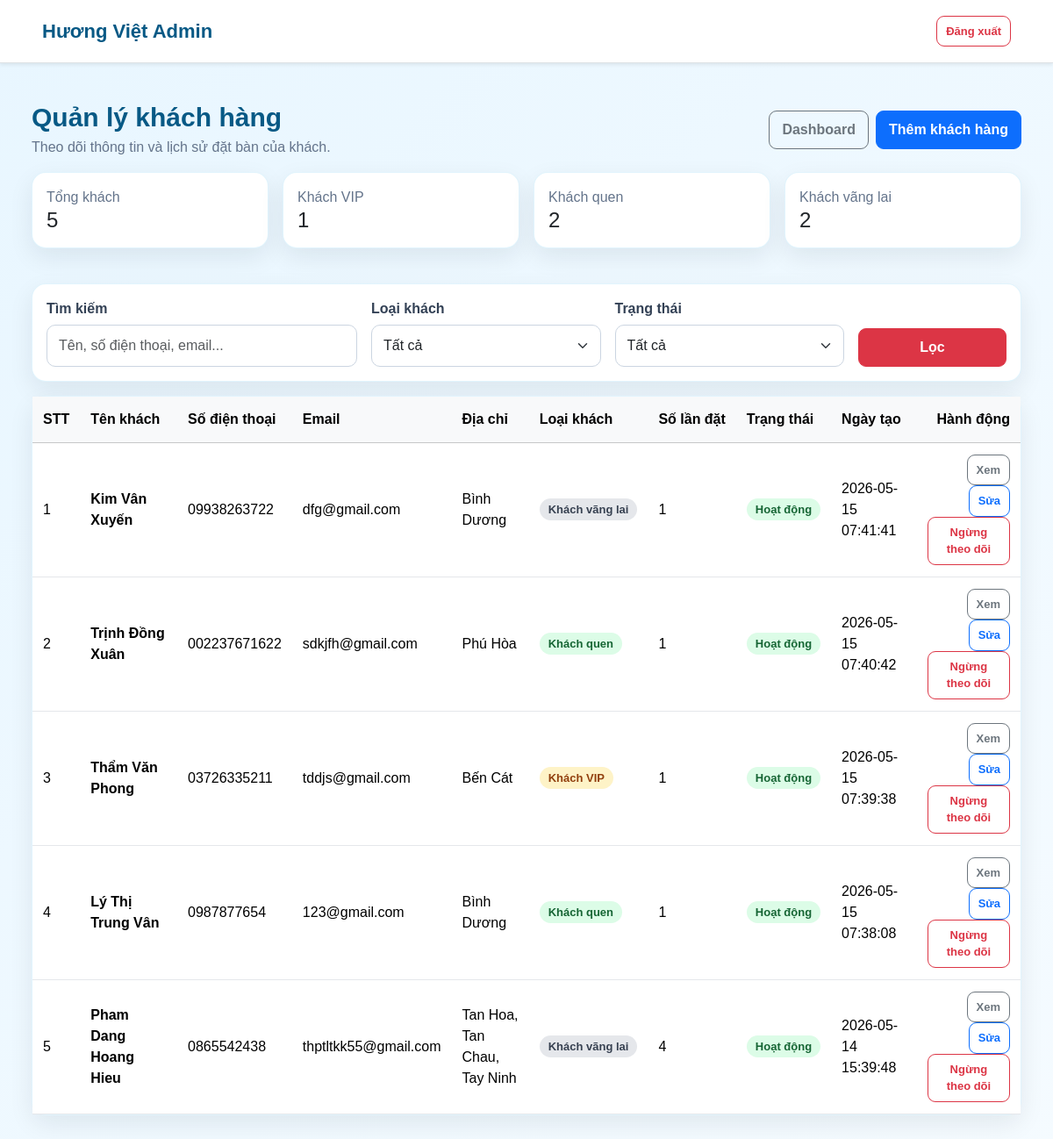
Screenshot of /admin/customers/index.php (signed in) with the database file from the repository.
### tables this page shows
CREATE TABLE `customers` (
  `id` int(11) NOT NULL,
  `fullname` varchar(100) DEFAULT NULL,
  `phone` varchar(20) DEFAULT NULL,
  `customer_type` varchar(50) DEFAULT NULL,
  `points` int(11) DEFAULT 0,
  `customer_name` varchar(150) DEFAULT NULL,
  `email` varchar(150) DEFAULT NULL,
  `address` varchar(255) DEFAULT NULL,
  `created_at` datetime NOT NULL DEFAULT current_timestamp(),
  `status` varchar(50) DEFAULT 'Hoạt động'
);

### admin/auth.php (called while the page is built, shortened)
<?php
function e($value)
{
    return htmlspecialchars((string) $value, ENT_QUOTES, 'UTF-8');
}
?>

### admin/customers/index.php (the view, shortened to what this page needs)
<?php
require_once __DIR__ . "/../auth.php";
$keyword = trim($_GET['keyword'] ?? '');
$stats = [
    'total' => 0,
    'vip' => 0,
    'regular' => 0,
    'walkin' => 0,
];
$statsResult = mysqli_query(
    $conn,
    "SELECT
        COUNT(*) AS total,
        SUM(customer_type = 'Khách VIP') AS vip,
        SUM(customer_type = 'Khách quen') AS regular,
        SUM(customer_type = 'Khách vãng lai') AS walkin
     FROM customers"
);
if ($statsResult) {
    $statsRow = mysqli_fetch_assoc($statsResult);
    $stats = [
        'total' => (int) ($statsRow['total'] ?? 0),
        'vip' => (int) ($statsRow['vip'] ?? 0),
        'regular' => (int) ($statsRow['regular'] ?? 0),
        'walkin' => (int) ($statsRow['walkin'] ?? 0),
    ];
}
$sql = "
    SELECT
        c.id,
        c.customer_name,
        c.phone,
        c.email,
        c.address,
        c.customer_type,
        c.status,
        c.created_at,
        COUNT(b.id) AS total_bookings
    FROM customers c
    LEFT JOIN bookings b ON c.id = b.customer_id
";
$sql .= "
    GROUP BY
        c.id,
        c.customer_name,
        c.phone,
        c.email,
        c.address,
        c.customer_type,
        c.status,
        c.created_at
    ORDER BY c.id DESC
";
$stmt = mysqli_prepare($conn, $sql);
mysqli_stmt_execute($stmt);
$customers = mysqli_stmt_get_result($stmt);
function customerTypeBadge($type)
{
    return match ($type) {
        'Khách VIP' => 'text-bg-warning',
        'Khách quen' => 'text-bg-success',
        default => 'text-bg-secondary',
    };
}
?>
<!doctype html>
<html lang="vi">
<head>
    <link href="https://cdn.jsdelivr.net/npm/bootstrap@5.3.3/dist/css/bootstrap.min.css" rel="stylesheet">
    <link rel="stylesheet" href="/huongviet/assets/css/admin/base.css?v=<?php echo time(); ?>">
    <link rel="stylesheet" href="/huongviet/assets/css/admin/customers.css?v=<?php echo time(); ?>">
</head>
<body class="bg-light">
    <nav class="navbar navbar-expand-lg bg-white border-bottom shadow-sm">
        <div class="container">
            <a class="navbar-brand fw-bold" href="/huongviet/admin/dashboard.php">Hương Việt Admin</a>
            <a class="btn btn-outline-danger btn-sm" href="/huongviet/admin/logout.php">Đăng xuất</a>
        </div>
    </nav>
    <main class="container py-4">
        <div class="d-flex flex-wrap justify-content-between align-items-center gap-3 mb-3">
            <div>
                <h1 class="h3 mb-1">Quản lý khách hàng</h1>
                <p class="text-muted mb-0">Theo dõi thông tin và lịch sử đặt bàn của khách.</p>
            </div>
            <div class="d-flex gap-2">
                <a class="btn btn-outline-secondary" href="/huongviet/admin/dashboard.php">Dashboard</a>
                <a class="btn btn-primary" href="/huongviet/admin/customers/add.php">Thêm khách hàng</a>
            </div>
        </div>
        <div class="row g-3 mb-3">
            <div class="col-md-3">
                <div class="card border-0 shadow-sm"><div class="card-body"><div class="text-muted">Tổng khách</div><div class="h4 mb-0"><?php echo $stats['total']; ?></div></div></div>
            </div>
            <div class="col-md-3">
                <div class="card border-0 shadow-sm"><div class="card-body"><div class="text-muted">Khách VIP</div><div class="h4 mb-0"><?php echo $stats['vip']; ?></div></div></div>
            </div>
            <div class="col-md-3">
                <div class="card border-0 shadow-sm"><div class="card-body"><div class="text-muted">Khách quen</div><div class="h4 mb-0"><?php echo $stats['regular']; ?></div></div></div>
            </div>
            <div class="col-md-3">
                <div class="card border-0 shadow-sm"><div class="card-body"><div class="text-muted">Khách vãng lai</div><div class="h4 mb-0"><?php echo $stats['walkin']; ?></div></div></div>
            </div>
        </div>
        <div class="card border-0 shadow-sm mb-3">
            <div class="card-body">
                <form class="row g-3" method="GET" action="/huongviet/admin/customers/index.php">
                    <div class="col-md-4">
                        <label class="form-label">Tìm kiếm</label>
                        <input type="text" name="keyword" class="form-control" value="<?php echo e($keyword); ?>" placeholder="Tên, số điện thoại, email...">
                    </div>
                    <div class="col-md-3">
                        <label class="form-label">Loại khách</label>
                        <select name="customer_type" class="form-select">
                            <option value="">Tất cả</option>
                        </select>
                    </div>
                    <div class="col-md-3">
                        <label class="form-label">Trạng thái</label>
                        <select name="status" class="form-select">
                            <option value="">Tất cả</option>
                        </select>
                    </div>
                    <div class="col-md-2 d-flex align-items-end">
                        <button type="submit" class="btn btn-danger w-100">Lọc</button>
                    </div>
                </form>
            </div>
        </div>
        <div class="card border-0 shadow-sm">
            <div class="table-responsive">
                <table class="table table-hover align-middle mb-0">
                    <thead class="table-light">
                        <tr>
                            <th>STT</th>
                            <th>Tên khách</th>
                            <th>Số điện thoại</th>
                            <th>Email</th>
                            <th>Địa chỉ</th>
                            <th>Loại khách</th>
                            <th>Số lần đặt</th>
                            <th>Trạng thái</th>
                            <th>Ngày tạo</th>
                            <th class="text-end">Hành động</th>
                        </tr>
                    </thead>
                    <tbody>
                        <?php $stt = 1; ?>
                        <?php if (mysqli_num_rows($customers) > 0) { ?>
                            <?php while ($customer = mysqli_fetch_assoc($customers)) { ?>
                                <tr>
                                    <td><?php echo $stt++; ?></td>
                                    <td class="fw-semibold"><?php echo e($customer['customer_name']); ?></td>
                                    <td><?php echo e($customer['phone']); ?></td>
                                    <td><?php echo e($customer['email']); ?></td>
                                    <td style="max-width: 240px;"><?php echo e($customer['address']); ?></td>
                                    <td><span class="badge <?php echo customerTypeBadge($customer['customer_type']); ?>"><?php echo e($customer['customer_type']); ?></span></td>
                                    <td><?php echo (int) $customer['total_bookings']; ?></td>
                                    <td>
                                        <span class="badge <?php echo $customer['status'] === 'Hoạt động' ? 'text-bg-success' : 'text-bg-secondary'; ?>">
                                            <?php echo e($customer['status']); ?>
                                        </span>
                                    </td>
                                    <td><?php echo e($customer['created_at']); ?></td>
                                    <td class="text-end">
                                        <a class="btn btn-sm btn-outline-secondary" href="/huongviet/admin/customers/view.php?id=<?php echo (int) $customer['id']; ?>">Xem</a>
                                        <a class="btn btn-sm btn-outline-primary" href="/huongviet/admin/customers/edit.php?id=<?php echo (int) $customer['id']; ?>">Sửa</a>
                                        <a
                                            class="btn btn-sm btn-outline-danger"
                                            href="/huongviet/admin/customers/delete.php?id=<?php echo (int) $customer['id']; ?>"
                                            onclick="return confirm('Bạn có chắc muốn ngừng theo dõi khách hàng này không?');"
                                        >
                                            Ngừng theo dõi
                                        </a>
                                    </td>
                                </tr>
                            <?php } ?>
                        <?php } else { ?>
                            <tr><td colspan="10" class="text-center text-muted py-4">Không tìm thấy khách hàng phù hợp.</td></tr>
                        <?php } ?>
                    </tbody>
                </table>
            </div>
        </div>
    </main>
</body>
</html>

### assets/css/admin/base.css (style rules this page uses)
body { margin: 0; background: linear-gradient(135deg, #e8f6ff, #f5fbff); color: #1f2937; font-family: Arial, sans-serif; }
.admin-topbar, .navbar { background: #ffffff !important; box-shadow: 0 4px 18px rgba(15, 23, 42, 0.08); padding: 14px 0; margin-bottom: 24px; }
.admin-brand, .navbar-brand { font-size: 22px; font-weight: 900; color: #075985 !important; text-decoration: none; }
.admin-container, main.container, .navbar .container { width: min(1280px, 94%); max-width: none; }
.admin-container, main.container { margin: 0 auto; padding: 20px 0 50px !important; }
.admin-page-title h1, main h1.h3 { margin: 0 0 6px; font-size: 30px; font-weight: 900; color: #075985; }
.admin-page-title p, main .text-muted { color: #64748b !important; }
.admin-card, .card { background: #ffffff; border-radius: 16px !important; padding: 0; box-shadow: 0 10px 28px rgba(15, 23, 42, 0.08) !important; border: 1px solid rgba(14, 165, 233, 0.12) !important; margin-bottom: 24px; }
.admin-table, .table { width: 100%; margin: 0; border-collapse: collapse; }
.admin-table thead, .table thead, .table-light { background: #0ea5e9 !important; color: white !important; }
.admin-table th, .table th { padding: 14px 12px; font-weight: 800; white-space: nowrap; }
.admin-table td, .table td { padding: 13px 12px; vertical-align: middle; border-bottom: 1px solid #e5e7eb; }
.admin-btn, .btn { display: inline-block; padding: 9px 14px; border-radius: 9px !important; text-decoration: none; font-weight: 700; cursor: pointer; transition: 0.2s; }
.admin-actions .admin-btn, .btn-sm, .btn-group-sm > .btn { padding: 7px 10px; font-size: 13px; }
.admin-badge, .badge { display: inline-block; padding: 6px 10px; border-radius: 999px; font-size: 13px; font-weight: 800; }
.admin-badge-warning, .text-bg-warning { background: #fef3c7 !important; color: #92400e !important; }
.admin-badge-success, .text-bg-success { background: #dcfce7 !important; color: #166534 !important; }
.admin-badge-secondary, .text-bg-secondary { background: #e5e7eb !important; color: #374151 !important; }
.admin-filter-form label, .form-label { font-weight: 700; color: #334155; margin-bottom: 6px; }
.admin-filter-form input, .admin-filter-form select, .form-control, .form-select { width: 100%; border: 1px solid #cbd5e1; border-radius: 10px; padding: 11px 13px; outline: none; }

### rows the page displays
customers: customer_name "Kim Vân Xuyến", phone "09938263722", email "dfg@gmail.com", address "Bình Dương", customer_type "Khách vãng lai", total_bookings "1", status "Hoạt động", created_at "2026-05-15 07:41:41"
customers: customer_name "Trịnh Đồng Xuân", phone "002237671622", email "sdkjfh@gmail.com", address "Phú Hòa", customer_type "Khách quen", total_bookings "1", status "Hoạt động", created_at "2026-05-15 07:40:42"
customers: customer_name "Thẩm Văn Phong", phone "03726335211", email "tddjs@gmail.com", address "Bến Cát", customer_type "Khách VIP", total_bookings "1", status "Hoạt động", created_at "2026-05-15 07:39:38"
customers: customer_name "Lý Thị Trung Vân", phone "0987877654", email "123@gmail.com", address "Bình Dương", customer_type "Khách quen", total_bookings "1", status "Hoạt động", created_at "2026-05-15 07:38:08"
customers: customer_name "Pham Dang Hoang Hieu", phone "0865542438", email "thptltkk55@gmail.com", address "Tan Hoa, Tan Chau, Tay Ninh", customer_type "Khách vãng lai", total_bookings "4", status "Hoạt động", created_at "2026-05-14 15:39:48"

### other values shown
$stats['total'] "5"
$stats['vip'] "1"
$stats['regular'] "2"
$stats['walkin'] "2"
